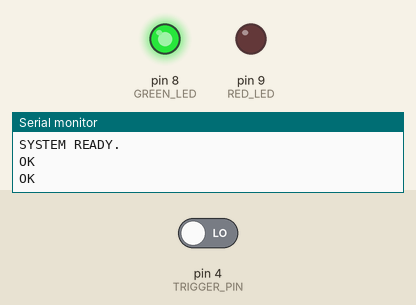
This sketch was run on a simulated Arduino Uno, built with avr-gcc and run on an emulated ATmega328P. Parts: output pins drawn as LEDs (lit = HIGH), the last lines printed to the serial monitor. Dashed ring = blinking. Inputs (shaded band) come from the test bench; at power-on: pin 4 (TRIGGER_PIN) LOW. The modem accepts every AT command (registered, SIM ready, sends succeed) and sends nothing else.

Above: at 4.6 s.
4.7 s: pin 4 (TRIGGER_PIN) driven HIGH
At 4.91 s:
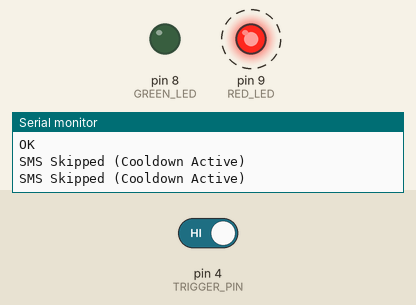
7.7 s: pin 4 (TRIGGER_PIN) driven LOW
At 8.6 s:
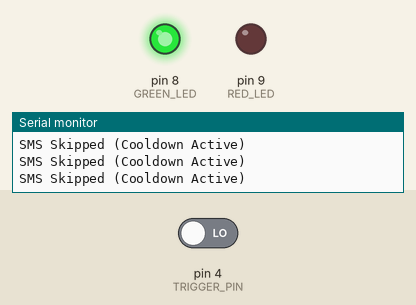
Timing chart, 0 to 10.7 s (numbered marks = the images above; inputs shaded):
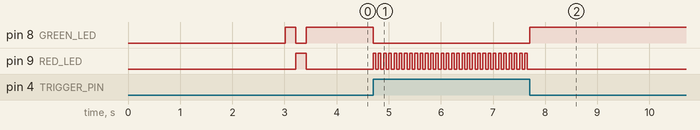

The sketch:

aurdino.ino
```cpp
#include <SoftwareSerial.h>

// --- CONFIGURATION ---
// SIM800L Connection (Software Serial)
// Arduino D10 -> SIM800L TX
// Arduino D11 -> SIM800L RX
SoftwareSerial gsm(10, 11);

// Trigger from BharatPi
#define TRIGGER_PIN 4

// Status LEDs
#define GREEN_LED 8
#define RED_LED 9

// SMS Settings
const char* PHONE_NUMBER = "+919242974455"; // ⚠️ REPLACE WITH YOUR NUMBER
unsigned long last_sms_time = 0;
const long SMS_COOLDOWN = 120000; // 2 Minutes Cooldown

void setup() {
  // Init Serial for Debugging (USB)
  Serial.begin(9600);

  // Init GSM Serial
  gsm.begin(9600);

  // Init Pins
  pinMode(TRIGGER_PIN, INPUT);
  pinMode(GREEN_LED, OUTPUT);
  pinMode(RED_LED, OUTPUT);

  Serial.println("INITIALIZING WATCHDOG + GSM...");

  // Wake up GSM & Set Text Mode
  delay(1000);
  gsm.println("AT");
  delay(1000);
  gsm.println("AT+CMGF=1"); // Set SMS Logic to Text Mode
  delay(1000);

  // Startup Flash (Visual Check)
  digitalWrite(GREEN_LED, HIGH); delay(200); digitalWrite(GREEN_LED, LOW);
  digitalWrite(RED_LED, HIGH); delay(200); digitalWrite(RED_LED, LOW);
  Serial.println("SYSTEM READY.");
}

void send_emergency_sms() {
  // Check Cooldown
  if (millis() - last_sms_time < SMS_COOLDOWN) {
    Serial.println("SMS Skipped (Cooldown Active)");
    return;
  }

  Serial.println(">>> SENDING CRITICAL SMS <<<");

  // AT Command Sequence
  gsm.print("AT+CMGS=\"");
  gsm.print(PHONE_NUMBER);
  gsm.println("\"");
  delay(1000);

  gsm.print("CRITICAL ALERT: 6G Base Station Anomaly Detected! AI Risk Score > 4.0. Immediate Action Required.");
  delay(100);

  gsm.write(26); // CTRL+Z ASCII code to send
  delay(5000); // Wait for network

  Serial.println("SMS SENT.");
  last_sms_time = millis();
}

void loop() {
  // Read Trigger from BharatPi
  int state = digitalRead(TRIGGER_PIN);

  if (state == HIGH) {
    // ========================
    // CRITICAL FAULT STATE
    // ========================
    digitalWrite(GREEN_LED, LOW);

    // 1. Strobe Red LED
    digitalWrite(RED_LED, HIGH); delay(50);
    digitalWrite(RED_LED, LOW); delay(50);

    // 2. Trigger GSM
    send_emergency_sms();

  } else {
    // ========================
    // NORMAL STATE
    // ========================
    digitalWrite(GREEN_LED, HIGH);
    digitalWrite(RED_LED, LOW);

    // Reset cooldown if system normalizes?
    // No, keep cooldown to avoid fluttering triggers.
  }

  // Debug GSM Buffer (Optional: Print GSM responses to Serial Monitor)
  if (gsm.available()) {
    Serial.write(gsm.read());
  }
}
```

Measured:
- after the input at 4.7 s, pin 8 (GREEN_LED): HIGH → LOW at once; pin 9 (RED_LED): alternates HIGH for 0.05 s and LOW for 0.05 s, starting at once
- after the input at 7.7 s, pin 8 (GREEN_LED): LOW → HIGH at once; pin 9 (RED_LED): stops changing and stays LOW
